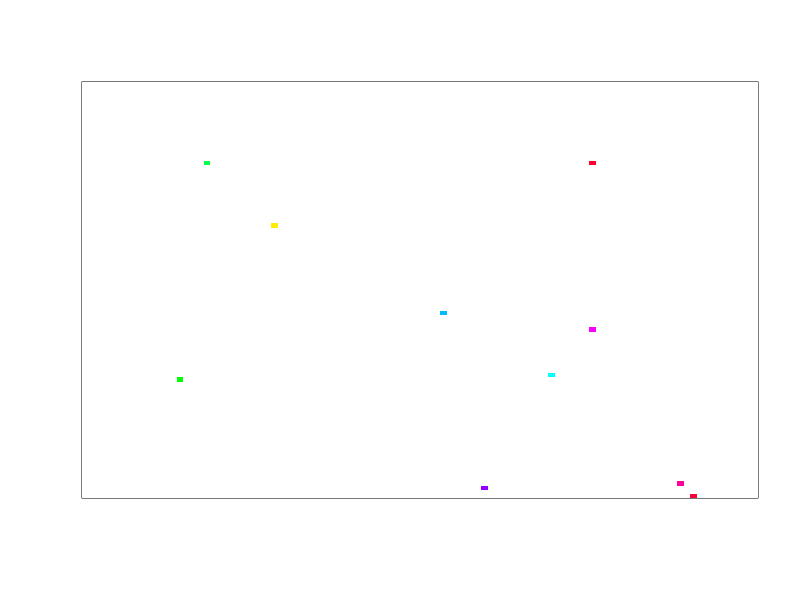

Reproduce this figure in R. (Note: this script raises an error after producing the figure.)
library('parallel')
library('plyr')
#library('animation')
#suppressMessages(library("sna"))
dim <- 100
seeds = 10
num <-  dim^2
mxd = (num/seeds)	
freqrep = 1
probns = 0.5
rl = rainbow(seeds+round(dim/freqrep))
rl = sample(rl)
#print(rl)
paso <- function(pos)
{
    fila <- floor((pos - 1) / dim) + 1
    columna <- ((pos - 1) %% dim) + 1
    rs = actual[fila,columna]    
    if(rs==0)
    {
        vecindad <-  actual[max(fila - 1, 1) : min(fila + 1, dim),
                        max(columna - 1, 1): min(columna + 1, dim)]
    	#sel = vecindad[vecindad>0]
	sel =  vecindad[!duplicated(vecindad)]
    	if(length(sel)>0)
    	{
	    selv = sum(seq(1/(length(sel)+1),1,1/(length(sel)+1)) >runif(1))
	    if(selv>0 && selv<=length(sel))
	    {
		rs = sel[selv]
	    }
	    else
	    {
	        rs = 0
	    }
    	}
    }
    return(rs)
}

rotate = function(x) t(apply(x, 2, rev))


#vs = data.frame()
actual <- matrix(rep(0,num), nrow=dim, ncol=dim)
seedl = sample(1:num, seeds)
sv = 0
for(s in seedl)
{
    sv = sv + 1
#    fil = floor((s - 1) / dim) + 1
#    col = ((s - 1) %% dim) + 1
    actual[s] = sv
#    vs = rbind(vs,c(sv,c(fil,col)))
}
#print(actual)

png("pm2_t000.png")
#plot.sociomatrix(actual, diaglab=FALSE, main="Inicio",col=rainbow(seeds))
image(rotate(actual), col=c("#FFFFFFFF",rl[1:seeds]), xaxt='n', yaxt='n')
graphics.off()
 
cluster <- makeCluster(detectCores() - 1)
clusterExport(cluster, "dim")
clusterExport(cluster, "paso")
clusterExport(cluster, "duplicated")
 
for (iteracion in 1:mxd) {

    if(iteracion%%freqrep==0 && runif(1) < probns)
    {
	zl = which(actual==0)
	ns = sample(zl,1)
	#print(zl)
	seeds = seeds +1
	#rl = rbind(rl, rainbow(seeds)[1])
	actual[ns] = seeds
    }


    clusterExport(cluster, "actual")
    siguiente <- parSapply(cluster, 1:num, paso)    
    actual <- matrix(siguiente, nrow=dim, ncol=dim, byrow=TRUE)
    #print(actual)
    salida = paste("pm2_t", sprintf("%03d",iteracion), ".png", sep="")
    tiempo = paste("Paso", iteracion)
    if (all(siguiente>0)) { # todos murieron
        print("Ya no queda nadie vivo.")
	png(salida)
	#plot.sociomatrix(actual, diaglab=FALSE, main=tiempo)
	image(rotate(actual), col=rl[1:seeds], xaxt='n', yaxt='n')
	graphics.off()
        break;
    }
    png(salida)
    #plot.sociomatrix(actual, diaglab=FALSE, main=tiempo)
    image(rotate(actual), col=c("#FFFFFFFF",rl[1:seeds]), xaxt='n', yaxt='n')
    graphics.off()
}
#edg = actual[!duplicated(actual[1,])]
#edg =c(edg, actual[!duplicated(actual[dim,])])
#edg =c(edg, actual[!duplicated(actual[,1])])
#edg =c(edg, actual[!duplicated(actual[,dim])])
#edg = edg[!duplicated(edg)]

vcr = count(as.vector(actual))
vc = vcr$freq
names(vc) = vcr$x


#edgl = vc[!edg]
#names(edgl) = vcr$x[!edg]

png("DistribucionTamaniosTE2.png" )
barplot(vc, ylim=c(0,((num/seeds)*seeds**0.5)), col=rl, main="Distribuciones de Tamaños" )
graphics.off()
#png("DistribucionTamaniosNO.png" )
#barplot(edg, ylim=c(0,((num/seeds)*seeds**0.5)), main="Distribuciones de Tamaños SO" )
#graphics.off()

stopCluster(cluster)